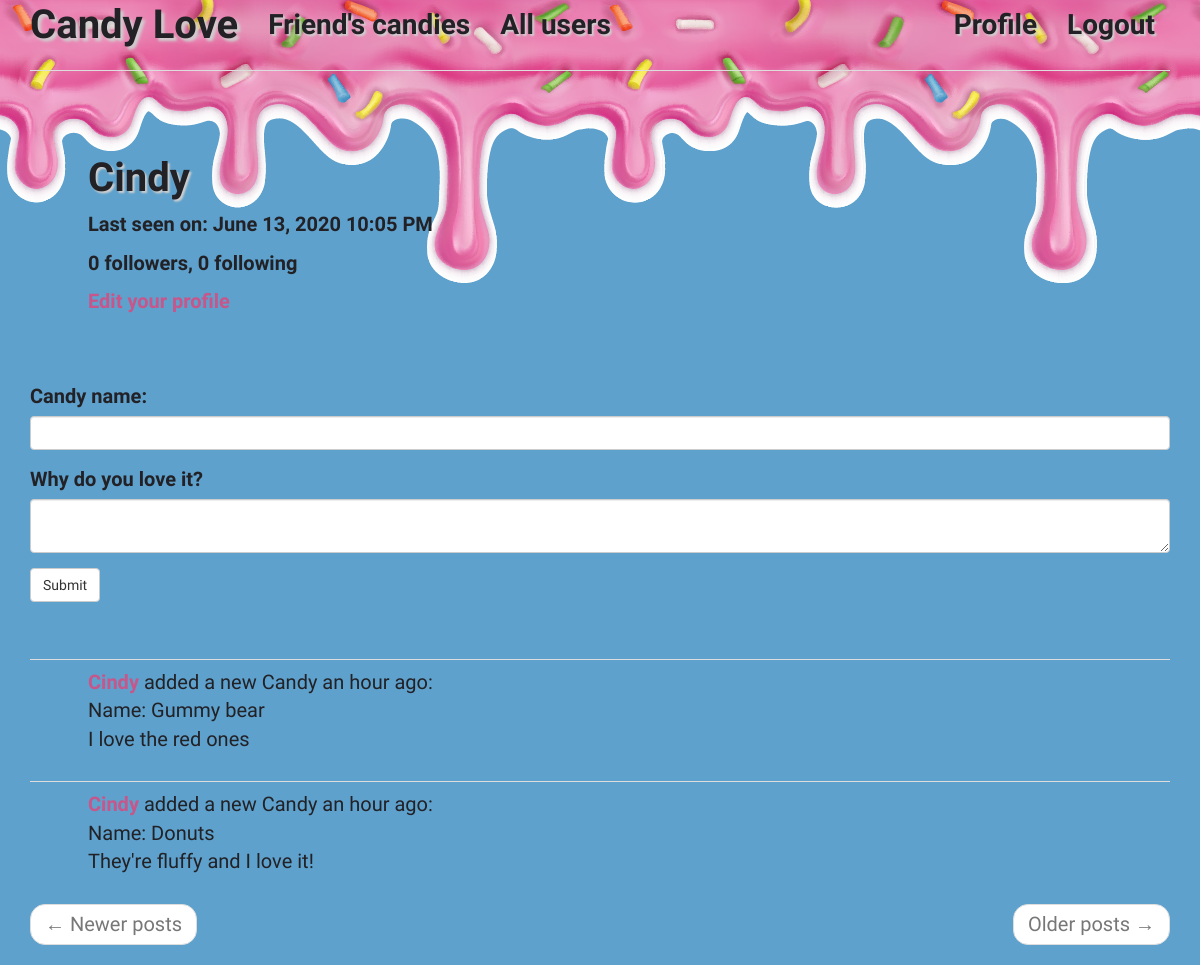
Screenshot of /user/Cindy (signed in) with the database file from the repository.
### app/models.py (models this page shows, shortened)
class User(UserMixin, db.Model):
    id = db.Column(db.Integer, primary_key=True)
    username = db.Column(db.String(64), index=True, unique=True)
    email = db.Column(db.String(120), index=True, unique=True)
    password_hash = db.Column(db.String(128))
    posts = db.relationship('Post', backref='author', lazy='dynamic')
    about_me = db.Column(db.String(140))
    last_seen = db.Column(db.DateTime, default=datetime.utcnow)
    followed = db.relationship(
        'User', secondary=followers,
        primaryjoin=(followers.c.follower_id == id),
        secondaryjoin=(followers.c.followed_id == id),
        backref=db.backref('followers', lazy='dynamic'), lazy='dynamic')

class Post(db.Model):
    id = db.Column(db.Integer, primary_key=True)
    name = db.Column(db.String(64))
    body = db.Column(db.String(140))
    timestamp = db.Column(db.DateTime, index=True, default=datetime.utcnow)
    user_id = db.Column(db.Integer, db.ForeignKey('user.id'))
    language = db.Column(db.String(5))

### app/main/routes.py (the view, shortened to what this page needs)
@bp.route('/user/<username>', methods=['GET', 'POST'])
@login_required
def user(username):
    user = User.query.filter_by(username=username).first_or_404()
    page = request.args.get('page', 1, type=int)
    form = PostForm()
    posts = user.posts.order_by(Post.timestamp.desc()).paginate(
        page, current_app.config['POSTS_PER_PAGE'], False)
    next_url = url_for('main.user', username=user.username,
                       page=posts.next_num) if posts.has_next else None
    prev_url = url_for('main.user', username=user.username,
                       page=posts.prev_num) if posts.has_prev else None
    return render_template('user.html', user=user, form=form, posts=posts.items,
                           next_url=next_url, prev_url=prev_url)

### app/main/forms.py
class PostForm(FlaskForm):
    name = StringField('Candy name:', validators=[DataRequired()])
    post = TextAreaField(_l('Why do you love it?'), validators=[DataRequired()])
    submit = SubmitField(_l('Submit'))

### app/main/routes.py (called while the page is built)
@bp.before_app_request
def before_request():
    if current_user.is_authenticated:
        current_user.last_seen = datetime.utcnow()
        db.session.commit()
    g.locale = str(get_locale())

### app/models.py (called while the page is built)
@login.user_loader
def load_user(id):
    return User.query.get(int(id))

### app/templates/user.html (shortened to what this page needs)
{% extends "base.html" %}
{% import 'bootstrap/wtf.html' as wtf %}
{% block app_content %}
    <table class="table">
        <tr>
            <td width="50px"></td>
            <td>
                <br>
                <br>
                <h1>{{ user.username }}</h1>
                {% if user.last_seen %}
                <p>{{ _('Last seen on') }}: {{ moment(user.last_seen).format('LLL') }}</p>
                {% endif %}
                <p>{{ _('%(count)d followers', count=user.followers.count()) }}, {{ _('%(count)d following', count=user.followed.count()) }}</p>
                {% if user == current_user %}
                <p><a href="{{ url_for('main.edit_profile') }}">{{ _('Edit your profile') }}</a></p>
                {% endif %}
            </td>
        </tr>
    </table>
    <br>
    {% if form %}
    {{ wtf.quick_form(form) }}
    <br>
    {% endif %}
    <br>
    {% for post in posts %}
        {% include '_post.html' %}
    {% endfor %}
    <nav aria-label="...">
        <ul class="pager">
            <li class="previous{% if not prev_url %} disabled{% endif %}">
                <a href="{{ prev_url or '#' }}">
                    <span aria-hidden="true">&larr;</span> {{ _('Newer posts') }}
                </a>
            </li>
            <li class="next{% if not next_url %} disabled{% endif %}">
                <a href="{{ next_url or '#' }}">
                    {{ _('Older posts') }} <span aria-hidden="true">&rarr;</span>
                </a>
            </li>
        </ul>
    </nav>
{% endblock %}

### app/templates/base.html (shortened to what this page needs)
{% extends 'bootstrap/base.html' %}
{% block styles %}
{{super()}}
<link rel="stylesheet" href="{{ url_for('static',filename='styles/style.css') }}">
{% endblock %}
{% block navbar %}
<body>
    <div class="main-body">
    <nav class="navbar transparent">
        <div class="container">
            <div class="navbar-header">
                <a class="navbar-brand" href="{{ url_for('main.home') }}">Candy Love</a>
            </div>
            <div class="collapse navbar-collapse" id="bs-example-navbar-collapse-1">
                <ul class="nav navbar-nav">
                    <li><a class="nav-home" href="{{ url_for('main.index') }}">{{ _("Friend's candies") }}</a></li>
                    <li><a class="nav-home" href="{{ url_for('main.explore') }}">{{ _('All users') }}</a></li>
                </ul>
                <ul class="nav navbar-nav navbar-right">
                    {% if current_user.is_anonymous %}
                    <li><a class="nav-home" href="{{ url_for('auth.login') }}">{{ _('Login') }}</a></li>
                    {% else %}
                    <li><a class="nav-home" href="{{ url_for('main.user', username=current_user.username) }}">{{ _('Profile') }}</a></li>
                    <li><a class="nav-home" href="{{ url_for('auth.logout') }}">{{ _('Logout') }}</a></li>
                    {% endif %}
                </ul>
            </div>
        </div>
    </nav>
{% endblock %}
{% block content %}
    <div class="container">
        {% block app_content %}{% endblock %}
    </div>
{% endblock %}
{% block scripts %}
</div>
</body>
{% endblock %}

### app/templates/_post.html (shortened to what this page needs)
<table class="table">
    <tr>
        <td width="50px">
        </td>
        <td>
            {{ _('%(username)s added a new Candy %(when)s',
                username=user_link, when=moment(post.timestamp).fromNow()) }}:
            <br>
            Name: <span id="post{{ post.id }}"></span>{{ post.name }}</span>
            <br>
            <span id="post{{ post.id }}"></span>{{ post.body }}</span>
        </td>
    </tr>
</table>

### app/static/styles/style.css (style rules this page uses)
* { margin: 0; padding: 0; -webkit-box-sizing: border-box; box-sizing: border-box; }
body { font-family: 'Comic Neue', cursive; font-size: 2rem; background-color: #5ea1cc; color: #222126; height: 100%; }
.main-body { background-color: #5ea1cc; background-image: url("../imgs/candymel.png"), url("../imgs/candymel.png"), url("../imgs/candymel.png"); background-size: auto; background-repeat: no-repeat, no-repeat, no-repeat; background-position: 0 top, 600px top, 1200px top; color: #222126; }
.navbar { background-image: url("../imgs/candymel.png"); background-size: auto; background-color: #5ea1cc; border: none; font-weight: 700; font-size: 2.8rem; }
.navbar-brand { color: #222126; font-size: 4rem; text-shadow: 3px 3px 3px #cfcfcf; }
.nav-home { color: #222126; text-shadow: 2px 2px 2px #cfcfcf; }
.table { color: #222126; }
.table h1 { font-size: 4rem; font-weight: bold; text-shadow: 2px 2px 2px #cfcfcf; }
.table p { font-weight: bold; }
.table a { color: #c7568b; }
.name-in-post { font-weight: bold; }

### rows the page displays
User: username "Cindy", last_seen "June 13, 2020 10:05 PM"
Post: name "Gummy bear", body "I love the red ones"
Post: name "Donuts", body "They're fluffy and I love it!"
